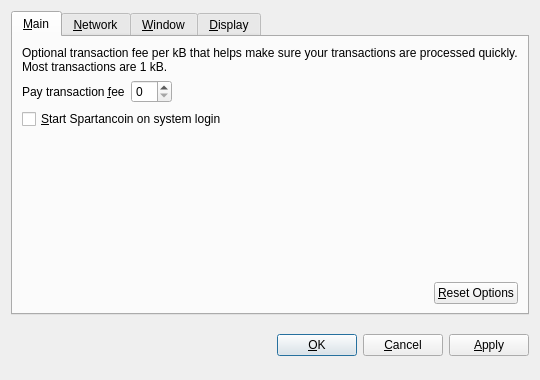
<?xml version="1.0" encoding="UTF-8"?>
<ui version="4.0">
 <class>OptionsDialog</class>
 <widget class="QDialog" name="OptionsDialog">
  <property name="geometry">
   <rect>
    <x>0</x>
    <y>0</y>
    <width>540</width>
    <height>380</height>
   </rect>
  </property>
  <property name="windowTitle">
   <string>Options</string>
  </property>
  <property name="modal">
   <bool>true</bool>
  </property>
  <layout class="QVBoxLayout" name="verticalLayout">
   <item>
    <widget class="QTabWidget" name="tabWidget">
     <property name="tabPosition">
      <enum>QTabWidget::North</enum>
     </property>
     <property name="currentIndex">
      <number>0</number>
     </property>
     <widget class="QWidget" name="tabMain">
      <attribute name="title">
       <string>&amp;Main</string>
      </attribute>
      <layout class="QVBoxLayout" name="verticalLayout_Main">
       <item>
        <widget class="QLabel" name="transactionFeeInfoLabel">
         <property name="text">
          <string>Optional transaction fee per kB that helps make sure your transactions are processed quickly. Most transactions are 1 kB.</string>
         </property>
         <property name="textFormat">
          <enum>Qt::PlainText</enum>
         </property>
         <property name="wordWrap">
          <bool>true</bool>
         </property>
        </widget>
       </item>
       <item>
        <layout class="QHBoxLayout" name="horizontalLayout_1_Main">
         <item>
          <widget class="QLabel" name="transactionFeeLabel">
           <property name="text">
            <string>Pay transaction &amp;fee</string>
           </property>
           <property name="textFormat">
            <enum>Qt::PlainText</enum>
           </property>
           <property name="buddy">
            <cstring>transactionFee</cstring>
           </property>
          </widget>
         </item>
         <item>
          <widget class="BitcoinAmountField" name="transactionFee"/>
         </item>
         <item>
          <spacer name="horizontalSpacer_1_Main">
           <property name="orientation">
            <enum>Qt::Horizontal</enum>
           </property>
           <property name="sizeHint" stdset="0">
            <size>
             <width>40</width>
             <height>20</height>
            </size>
           </property>
          </spacer>
         </item>
        </layout>
       </item>
       <item>
        <widget class="QCheckBox" name="bitcoinAtStartup">
         <property name="toolTip">
          <string>Automatically start Spartancoin after logging in to the system.</string>
         </property>
         <property name="text">
          <string>&amp;Start Spartancoin on system login</string>
         </property>
        </widget>
       </item>
       <item>
        <spacer name="verticalSpacer_Main">
         <property name="orientation">
          <enum>Qt::Vertical</enum>
         </property>
         <property name="sizeHint" stdset="0">
          <size>
           <width>20</width>
           <height>40</height>
          </size>
         </property>
        </spacer>
       </item>
       <item>
        <layout class="QHBoxLayout" name="horizontalLayout_2_Main">
         <item>
          <spacer name="horizontalSpacer_2_Main">
           <property name="orientation">
            <enum>Qt::Horizontal</enum>
           </property>
           <property name="sizeHint" stdset="0">
            <size>
             <width>40</width>
             <height>20</height>
            </size>
           </property>
          </spacer>
         </item>
         <item>
          <widget class="QPushButton" name="resetButton">
           <property name="toolTip">
            <string>Reset all client options to default.</string>
           </property>
           <property name="text">
            <string>&amp;Reset Options</string>
           </property>
           <property name="autoDefault">
            <bool>false</bool>
           </property>
          </widget>
         </item>
        </layout>
       </item>
      </layout>
     </widget>
     <widget class="QWidget" name="tabNetwork">
      <attribute name="title">
       <string>&amp;Network</string>
      </attribute>
      <layout class="QVBoxLayout" name="verticalLayout_Network">
       <item>
        <widget class="QCheckBox" name="mapPortUpnp">
         <property name="toolTip">
          <string>Automatically open the Spartancoin client port on the router. This only works when your router supports UPnP and it is enabled.</string>
         </property>
         <property name="text">
          <string>Map port using &amp;UPnP</string>
         </property>
        </widget>
       </item>
       <item>
        <widget class="QCheckBox" name="connectSocks">
         <property name="toolTip">
          <string>Connect to the Spartancoin network through a SOCKS proxy (e.g. when connecting through Tor).</string>
         </property>
         <property name="text">
          <string>&amp;Connect through SOCKS proxy:</string>
         </property>
        </widget>
       </item>
       <item>
        <layout class="QHBoxLayout" name="horizontalLayout_Network">
         <item>
          <widget class="QLabel" name="proxyIpLabel">
           <property name="text">
            <string>Proxy &amp;IP:</string>
           </property>
           <property name="textFormat">
            <enum>Qt::PlainText</enum>
           </property>
           <property name="buddy">
            <cstring>proxyIp</cstring>
           </property>
          </widget>
         </item>
         <item>
          <widget class="QValidatedLineEdit" name="proxyIp">
           <property name="maximumSize">
            <size>
             <width>140</width>
             <height>16777215</height>
            </size>
           </property>
           <property name="toolTip">
            <string>IP address of the proxy (e.g. 127.0.0.1)</string>
           </property>
          </widget>
         </item>
         <item>
          <widget class="QLabel" name="proxyPortLabel">
           <property name="text">
            <string>&amp;Port:</string>
           </property>
           <property name="textFormat">
            <enum>Qt::PlainText</enum>
           </property>
           <property name="buddy">
            <cstring>proxyPort</cstring>
           </property>
          </widget>
         </item>
         <item>
          <widget class="QLineEdit" name="proxyPort">
           <property name="maximumSize">
            <size>
             <width>55</width>
             <height>16777215</height>
            </size>
           </property>
           <property name="toolTip">
            <string>Port of the proxy (e.g. 9050)</string>
           </property>
          </widget>
         </item>
         <item>
          <widget class="QLabel" name="socksVersionLabel">
           <property name="text">
            <string>SOCKS &amp;Version:</string>
           </property>
           <property name="textFormat">
            <enum>Qt::PlainText</enum>
           </property>
           <property name="buddy">
            <cstring>socksVersion</cstring>
           </property>
          </widget>
         </item>
         <item>
          <widget class="QValueComboBox" name="socksVersion">
           <property name="toolTip">
            <string>SOCKS version of the proxy (e.g. 5)</string>
           </property>
          </widget>
         </item>
         <item>
          <spacer name="horizontalSpacer_Network">
           <property name="orientation">
            <enum>Qt::Horizontal</enum>
           </property>
           <property name="sizeHint" stdset="0">
            <size>
             <width>40</width>
             <height>20</height>
            </size>
           </property>
          </spacer>
         </item>
        </layout>
       </item>
       <item>
        <spacer name="verticalSpacer_Network">
         <property name="orientation">
          <enum>Qt::Vertical</enum>
         </property>
         <property name="sizeHint" stdset="0">
          <size>
           <width>20</width>
           <height>40</height>
          </size>
         </property>
        </spacer>
       </item>
      </layout>
     </widget>
     <widget class="QWidget" name="tabWindow">
      <attribute name="title">
       <string>&amp;Window</string>
      </attribute>
      <layout class="QVBoxLayout" name="verticalLayout_Window">
       <item>
        <widget class="QCheckBox" name="minimizeToTray">
         <property name="toolTip">
          <string>Show only a tray icon after minimizing the window.</string>
         </property>
         <property name="text">
          <string>&amp;Minimize to the tray instead of the taskbar</string>
         </property>
        </widget>
       </item>
       <item>
        <widget class="QCheckBox" name="minimizeOnClose">
         <property name="toolTip">
          <string>Minimize instead of exit the application when the window is closed. When this option is enabled, the application will be closed only after selecting Quit in the menu.</string>
         </property>
         <property name="text">
          <string>M&amp;inimize on close</string>
         </property>
        </widget>
       </item>
       <item>
        <spacer name="verticalSpacer_Window">
         <property name="orientation">
          <enum>Qt::Vertical</enum>
         </property>
         <property name="sizeHint" stdset="0">
          <size>
           <width>20</width>
           <height>40</height>
          </size>
         </property>
        </spacer>
       </item>
      </layout>
     </widget>
     <widget class="QWidget" name="tabDisplay">
      <attribute name="title">
       <string>&amp;Display</string>
      </attribute>
      <layout class="QVBoxLayout" name="verticalLayout_Display">
       <item>
        <layout class="QHBoxLayout" name="horizontalLayout_1_Display">
         <item>
          <widget class="QLabel" name="langLabel">
           <property name="text">
            <string>User Interface &amp;language:</string>
           </property>
           <property name="textFormat">
            <enum>Qt::PlainText</enum>
           </property>
           <property name="buddy">
            <cstring>lang</cstring>
           </property>
          </widget>
         </item>
         <item>
          <widget class="QValueComboBox" name="lang">
           <property name="toolTip">
            <string>The user interface language can be set here. This setting will take effect after restarting Spartancoin.</string>
           </property>
          </widget>
         </item>
        </layout>
       </item>
       <item>
        <layout class="QHBoxLayout" name="horizontalLayout_2_Display">
         <item>
          <widget class="QLabel" name="unitLabel">
           <property name="text">
            <string>&amp;Unit to show amounts in:</string>
           </property>
           <property name="textFormat">
            <enum>Qt::PlainText</enum>
           </property>
           <property name="buddy">
            <cstring>unit</cstring>
           </property>
          </widget>
         </item>
         <item>
          <widget class="QValueComboBox" name="unit">
           <property name="toolTip">
            <string>Choose the default subdivision unit to show in the interface and when sending coins.</string>
           </property>
          </widget>
         </item>
        </layout>
       </item>
       <item>
        <widget class="QCheckBox" name="displayAddresses">
         <property name="toolTip">
          <string>Whether to show Spartancoin addresses in the transaction list or not.</string>
         </property>
         <property name="text">
          <string>&amp;Display addresses in transaction list</string>
         </property>
        </widget>
       </item>
       <item>
        <widget class="QCheckBox" name="coinControlFeatures">
         <property name="toolTip">
          <string>Whether to show coin control features or not.</string>
         </property>
         <property name="text">
          <string>Display coin &amp;control features (experts only!)</string>
         </property>
        </widget>
       </item>
       <item>
        <spacer name="verticalSpacer_Display">
         <property name="orientation">
          <enum>Qt::Vertical</enum>
         </property>
         <property name="sizeHint" stdset="0">
          <size>
           <width>20</width>
           <height>40</height>
          </size>
         </property>
        </spacer>
       </item>
      </layout>
     </widget>
    </widget>
   </item>
   <item>
    <layout class="QHBoxLayout" name="horizontalLayout_Buttons">
     <item>
      <spacer name="horizontalSpacer_1">
       <property name="orientation">
        <enum>Qt::Horizontal</enum>
       </property>
       <property name="sizeHint" stdset="0">
        <size>
         <width>40</width>
         <height>48</height>
        </size>
       </property>
      </spacer>
     </item>
     <item>
      <widget class="QLabel" name="statusLabel">
       <property name="font">
        <font>
         <weight>75</weight>
         <bold>true</bold>
        </font>
       </property>
       <property name="text">
        <string/>
       </property>
       <property name="textFormat">
        <enum>Qt::PlainText</enum>
       </property>
       <property name="wordWrap">
        <bool>true</bool>
       </property>
      </widget>
     </item>
     <item>
      <spacer name="horizontalSpacer_2">
       <property name="orientation">
        <enum>Qt::Horizontal</enum>
       </property>
       <property name="sizeHint" stdset="0">
        <size>
         <width>40</width>
         <height>48</height>
        </size>
       </property>
      </spacer>
     </item>
     <item>
      <widget class="QPushButton" name="okButton">
       <property name="text">
        <string>&amp;OK</string>
       </property>
      </widget>
     </item>
     <item>
      <widget class="QPushButton" name="cancelButton">
       <property name="text">
        <string>&amp;Cancel</string>
       </property>
       <property name="autoDefault">
        <bool>false</bool>
       </property>
      </widget>
     </item>
     <item>
      <widget class="QPushButton" name="applyButton">
       <property name="text">
        <string>&amp;Apply</string>
       </property>
       <property name="autoDefault">
        <bool>false</bool>
       </property>
      </widget>
     </item>
    </layout>
   </item>
  </layout>
 </widget>
 <customwidgets>
  <customwidget>
   <class>BitcoinAmountField</class>
   <extends>QSpinBox</extends>
   <header>bitcoinamountfield.h</header>
  </customwidget>
  <customwidget>
   <class>QValueComboBox</class>
   <extends>QComboBox</extends>
   <header>qvaluecombobox.h</header>
  </customwidget>
  <customwidget>
   <class>QValidatedLineEdit</class>
   <extends>QLineEdit</extends>
   <header>qvalidatedlineedit.h</header>
  </customwidget>
 </customwidgets>
 <resources/>
 <connections/>
</ui>
